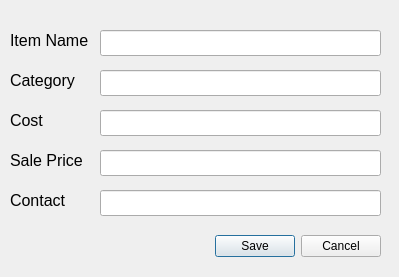
<?xml version="1.0" encoding="UTF-8"?>
<ui version="4.0">
 <class>addItemDialog</class>
 <widget class="QDialog" name="addItemDialog">
  <property name="geometry">
   <rect>
    <x>0</x>
    <y>0</y>
    <width>399</width>
    <height>277</height>
   </rect>
  </property>
  <property name="windowTitle">
   <string>Enter Item</string>
  </property>
  <widget class="QDialogButtonBox" name="saveCancelButtonBox">
   <property name="geometry">
    <rect>
     <x>210</x>
     <y>230</y>
     <width>171</width>
     <height>32</height>
    </rect>
   </property>
   <property name="orientation">
    <enum>Qt::Orientation::Horizontal</enum>
   </property>
   <property name="standardButtons">
    <set>QDialogButtonBox::StandardButton::Cancel|QDialogButtonBox::StandardButton::Save</set>
   </property>
  </widget>
  <widget class="QLineEdit" name="nameLineEdit">
   <property name="geometry">
    <rect>
     <x>100</x>
     <y>30</y>
     <width>281</width>
     <height>26</height>
    </rect>
   </property>
  </widget>
  <widget class="QLabel" name="nameLabel">
   <property name="geometry">
    <rect>
     <x>10</x>
     <y>30</y>
     <width>81</width>
     <height>21</height>
    </rect>
   </property>
   <property name="font">
    <font>
     <pointsize>12</pointsize>
    </font>
   </property>
   <property name="text">
    <string>Item Name</string>
   </property>
  </widget>
  <widget class="QLabel" name="categoryLabel">
   <property name="geometry">
    <rect>
     <x>10</x>
     <y>70</y>
     <width>81</width>
     <height>21</height>
    </rect>
   </property>
   <property name="font">
    <font>
     <pointsize>12</pointsize>
    </font>
   </property>
   <property name="text">
    <string>Category</string>
   </property>
  </widget>
  <widget class="QLineEdit" name="categoryLineEdit">
   <property name="geometry">
    <rect>
     <x>100</x>
     <y>70</y>
     <width>281</width>
     <height>26</height>
    </rect>
   </property>
  </widget>
  <widget class="QLabel" name="costLabel">
   <property name="geometry">
    <rect>
     <x>10</x>
     <y>110</y>
     <width>81</width>
     <height>21</height>
    </rect>
   </property>
   <property name="font">
    <font>
     <pointsize>12</pointsize>
    </font>
   </property>
   <property name="text">
    <string>Cost</string>
   </property>
  </widget>
  <widget class="QLineEdit" name="costLineEdit">
   <property name="geometry">
    <rect>
     <x>100</x>
     <y>110</y>
     <width>281</width>
     <height>26</height>
    </rect>
   </property>
  </widget>
  <widget class="QLabel" name="salePriceLabel">
   <property name="geometry">
    <rect>
     <x>10</x>
     <y>150</y>
     <width>81</width>
     <height>21</height>
    </rect>
   </property>
   <property name="font">
    <font>
     <pointsize>12</pointsize>
    </font>
   </property>
   <property name="text">
    <string>Sale Price</string>
   </property>
  </widget>
  <widget class="QLineEdit" name="salePriceLineEdit">
   <property name="geometry">
    <rect>
     <x>100</x>
     <y>150</y>
     <width>281</width>
     <height>26</height>
    </rect>
   </property>
  </widget>
  <widget class="QLabel" name="contactLabel">
   <property name="geometry">
    <rect>
     <x>10</x>
     <y>190</y>
     <width>81</width>
     <height>21</height>
    </rect>
   </property>
   <property name="font">
    <font>
     <pointsize>12</pointsize>
    </font>
   </property>
   <property name="text">
    <string>Contact</string>
   </property>
  </widget>
  <widget class="QLineEdit" name="contactLineEdit">
   <property name="geometry">
    <rect>
     <x>100</x>
     <y>190</y>
     <width>281</width>
     <height>26</height>
    </rect>
   </property>
  </widget>
 </widget>
 <resources/>
 <connections>
  <connection>
   <sender>saveCancelButtonBox</sender>
   <signal>accepted()</signal>
   <receiver>addItemDialog</receiver>
   <slot>accept()</slot>
   <hints>
    <hint type="sourcelabel">
     <x>248</x>
     <y>254</y>
    </hint>
    <hint type="destinationlabel">
     <x>157</x>
     <y>274</y>
    </hint>
   </hints>
  </connection>
  <connection>
   <sender>saveCancelButtonBox</sender>
   <signal>rejected()</signal>
   <receiver>addItemDialog</receiver>
   <slot>reject()</slot>
   <hints>
    <hint type="sourcelabel">
     <x>316</x>
     <y>260</y>
    </hint>
    <hint type="destinationlabel">
     <x>286</x>
     <y>274</y>
    </hint>
   </hints>
  </connection>
 </connections>
</ui>
